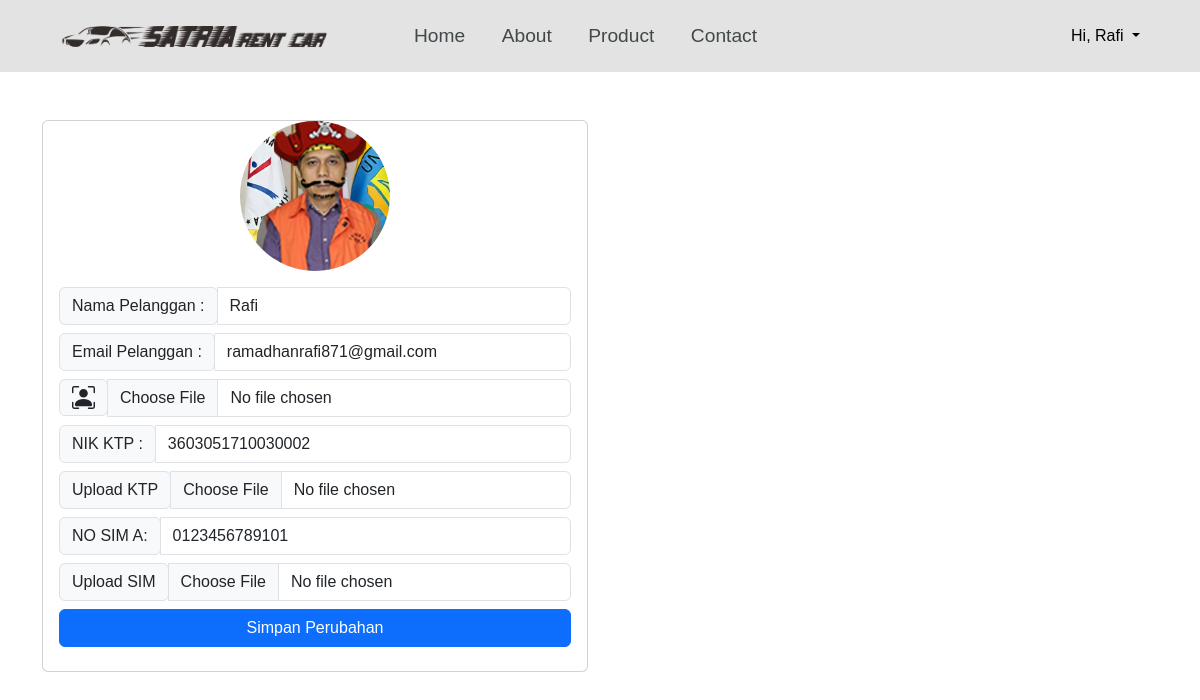
The page /rentalsatria/edit_profile.php (signed in) on the database its author committed.
### tables this page shows
CREATE TABLE `tbl_pelanggan` (
  `id_pelanggan` int(11) NOT NULL,
  `nama_pelanggan` varchar(128) DEFAULT NULL,
  `email_pelanggan` varchar(128) NOT NULL,
  `password` varchar(128) NOT NULL,
  `gambar_pelanggan` varchar(128) DEFAULT NULL,
  `nik_ktp` varchar(20) DEFAULT NULL,
  `upload_ktp` varchar(50) DEFAULT NULL,
  `no_sim` varchar(20) DEFAULT NULL,
  `upload_sim` varchar(50) DEFAULT NULL
);

### rentalsatria/edit_profile.php (the view, shortened to what this page needs)
<?php
    include 'database/koneksi.php';
    $vnama = '';
    $vemail = '';
    $vgambar = '';
    $vnik = '';
    $vsim = '';
    $email = $_SESSION['email'];
    if (($_SESSION['status'])) {
        $view = "SELECT * FROM tbl_pelanggan WHERE email_pelanggan = '$email'";
        $tampil = mysqli_query($conn, $view);
        $data = mysqli_fetch_array($tampil);
            if ($data) {
                $vnama = $data['nama_pelanggan'];
                $vemail = $data['email_pelanggan'];
                $vgambar = $data['gambar_pelanggan'];
                $vnik = $data['nik_ktp'];
                $vsim = $data['no_sim'];
            } else {
                echo "<script>
					alert('Data tidak ditemukan!');
					document.location='index.php';
				</script>";
			    exit;
            }
        }else {
		echo "<script>
				alert('ID tidak ditemukan!');
				document.location='index.php';
			</script>";
		exit;
	}
?>
<!DOCTYPE html>
<html lang="en">
<head>
    <link href="https://cdn.jsdelivr.net/npm/bootstrap@5.3.0/dist/css/bootstrap.min.css" rel="stylesheet">
    <link href="./css/style.css" rel="stylesheet" />
    <link href="./node_modules/bootstrap-icons/bootstrap-icons.css" rel="stylesheet">
    <link rel="stylesheet" href="https://unicons.iconscout.com/release/v4.0.0/css/line.css" />
</head>
<body>
    <nav class="navbar">
        <a href="#" class="navbar-logo"><img src="images/logo.png" alt=""></a>
        <div class="navbar-n">
            <a href="index.php#home">Home</a>
            <a href="index.php#about">About</a>
            <a href="index.php#product">Product</a>
            <a href="index.php#contact">Contact</a>
        </div>
        <div class="dropdown">
        <?php
            include "database/koneksi.php";
            if ($_SESSION['status']) {
                $email = $_SESSION['email'];
                $query = "SELECT * FROM tbl_pelanggan WHERE email_pelanggan = '$email' LIMIT 1";
                $login = mysqli_query($conn, $query);
                while($data = mysqli_fetch_array($login)){
                    echo '<a class="nav-link dropdown-toggle" type="button" id="dropdownMenuButton1" data-bs-toggle="dropdown" aria-expanded="false" style="ml-1">' . "Hi, " . $data['nama_pelanggan'] . '
                    </a>';
                };
            } else {
                echo '<button class="button" id="form-open">Login</button>';
            }
        ?>
        </div>
    </nav>
    <br><br><br>
    <div class="container" data-aos="fade-down">
            <div class="row mt-5">
                <div class="col-12 col-sm-6">
                    <form action="edit_profile.php" method="POST">
                        <div class="card">
                            <div class="text-center">
                                <img class="card-img-top" src="images/<?=$vgambar?>" style="border-radius: 50%; width: 150px; height: 150px;">
                            </div>
                            <div class="card-body">
                                <div class="col-auto">
                                    <div class="input-group mb-2">
                                        <div class="input-group-prepend">
                                            <div class="input-group-text">Nama Pelanggan :</div>
                                        </div>
                                        <input type="text" name="nama_pelanggan" value="<?=@$vnama?>" class="form-control">
                                    </div>
                                </div>
                                <div class="col-auto">
                                    <div class="input-group mb-2">
                                        <div class="input-group-prepend">
                                            <div class="input-group-text">Email Pelanggan :</div>
                                        </div>
                                        <input type="text" class="form-control" value="<?=@$vemail?>" id="inlineFormInputGroup" name="email">
                                    </div>
                                </div>
                                <div class="col-auto">
                                    <div class="input-group mb-2">
                                        <div class="input-group-prepend">
                                            <div class="input-group-text">
                                            </div>
                                        </div>
                                        <input type="file" name="gambar_pelanggan" class="form-control">
                                    </div>
                                </div>
                                <div class="col-auto">
                                    <div class="input-group mb-2">
                                        <div class="input-group-prepend">
                                            <div class="input-group-text">NIK KTP :</div>
                                        </div>
                                        <input type="text" name="nik_ktp" class="form-control" value="<?=@$vnik?>" required>
                                    </div>
                                </div>
                                <div class="col-auto">
                                    <div class="input-group mb-2">
                                        <div class="input-group-prepend">
                                            <div class="input-group-text">Upload KTP</i></div>
                                        </div>
                                        <input type="file" name="upload_ktp" class="form-control">
                                    </div>
                                </div>
                                <div class="col-auto">
                                    <div class="input-group mb-2">
                                        <div class="input-group-prepend">
                                            <div class="input-group-text">NO SIM A:</div>
                                        </div>
                                        <input type="text" name="no_sim" class="form-control" id="inlineFormInputGroup" value="<?=@$vsim?>" required>
                                    </div>
                                </div>
                                <div class="col-auto">
                                    <div class="input-group mb-2">
                                        <div class="input-group-prepend">
                                            <div class="input-group-text">Upload SIM</div>
                                        </div>
                                        <input type="file" name="upload_sim" class="form-control">
                                    </div>
                                </div>
                                <div class="d-grid gap-2">
                                    <button type="submit" class="btn btn-primary btn-block mb-2" name="simpan_perubahan">Simpan Perubahan</button>
                                </div>
                            </form>
                        </div>
                    </div>
                </div>
</body>
</html>

### rentalsatria/css/style.css (style rules this page uses)
:root { --primary: #0d0d0d; --bg: #ffffff; }
* { margin: 0; padding: 0; box-sizing: border-box; outline: none; border: none; text-decoration: none; }
html { scroll-behavior: smooth; }
body { font-family: "Poppins", sans-serif; background-color: var(--bg); color: #000000; }
a { text-decoration: none; }
.navbar { display: flex; justify-content: space-between; background-color: rgba(163, 163, 163, 0.306); padding: 1rem 5%; position: fixed; top: 0; left: 0; right: 0; z-index: 9999; }
.navbar-logo { display: flex; height: 40px; width: 40px; }
.navbar .navbar-n a { color: #424749; font-size: 1.2rem; margin: 0 1rem; text-decoration: none; }
.card-body { line-height: 1.5; }

### rows shown on the page
tbl_pelanggan: nama_pelanggan "Rafi", gambar_pelanggan (picture), email "ramadhanrafi871@gmail.com", nik_ktp "3603051710030002", no_sim "0123456789101"
